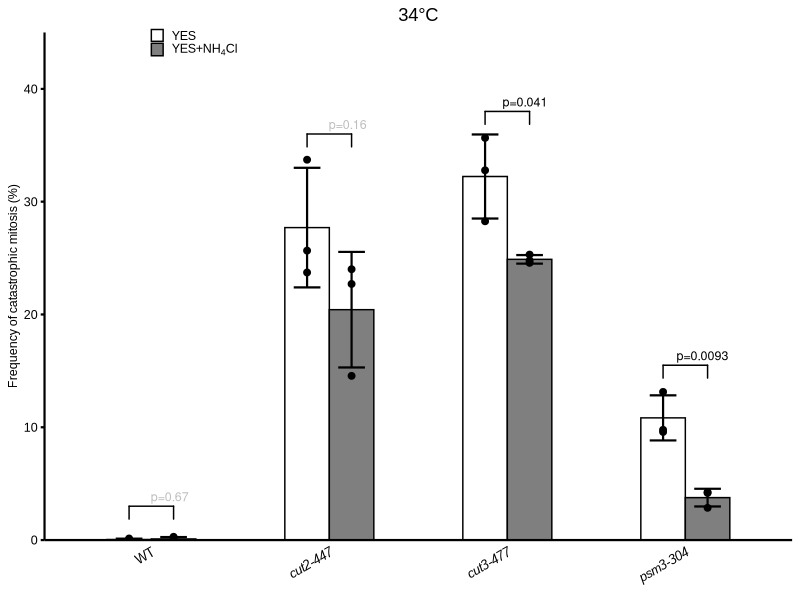
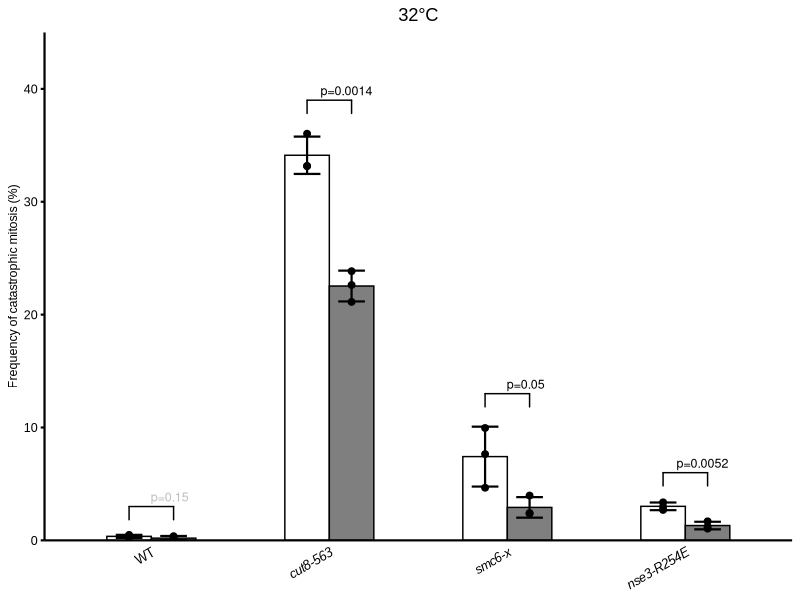
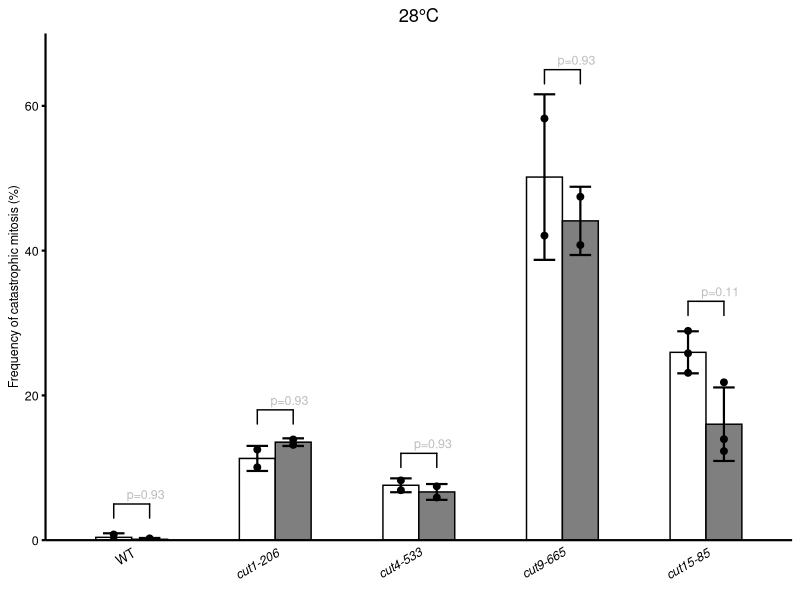
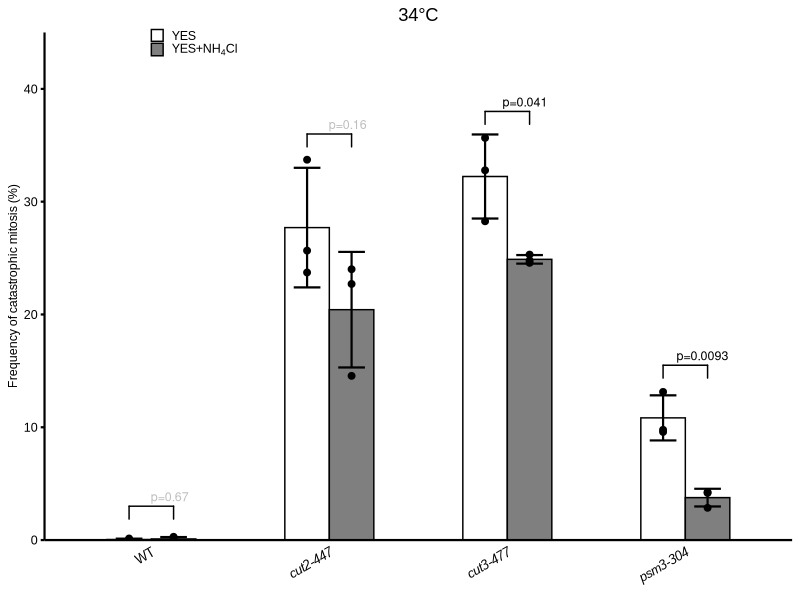
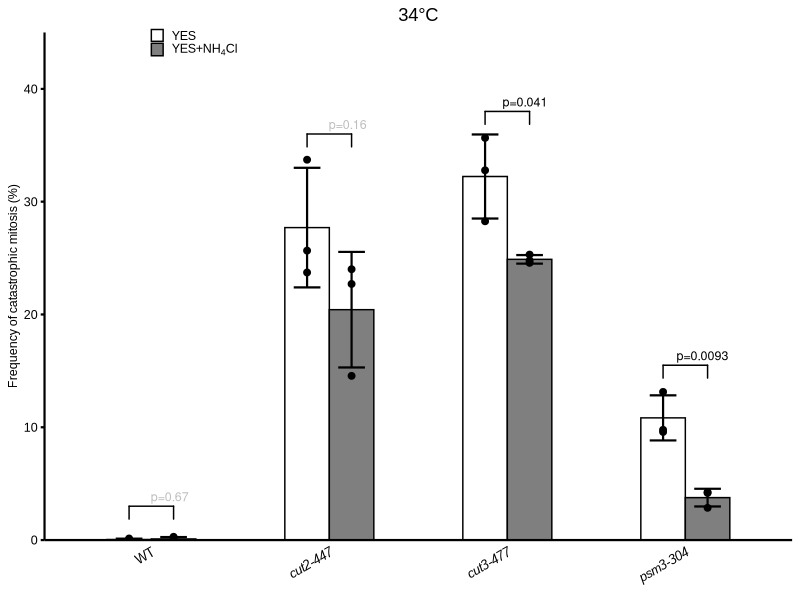
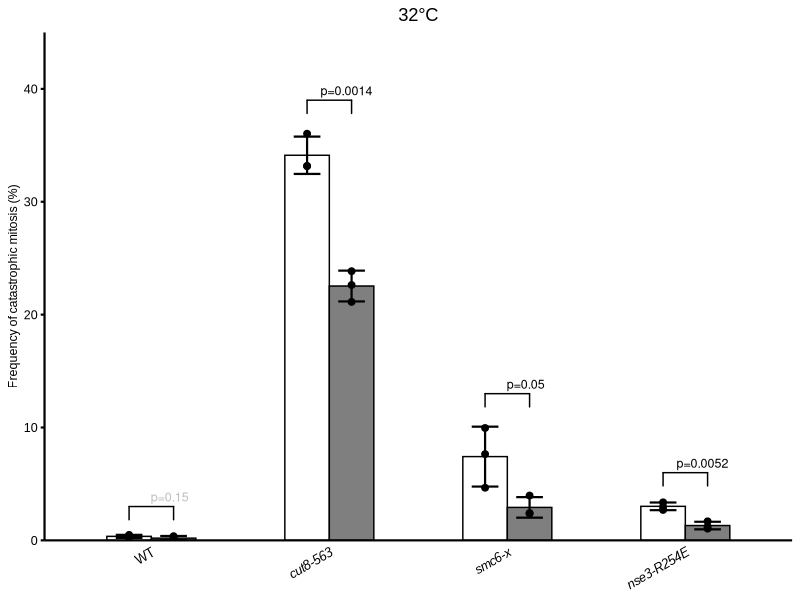
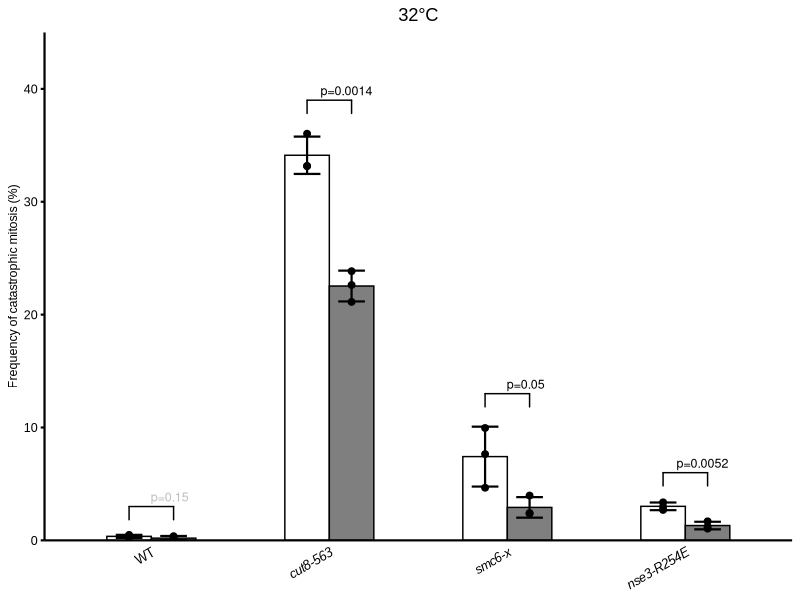
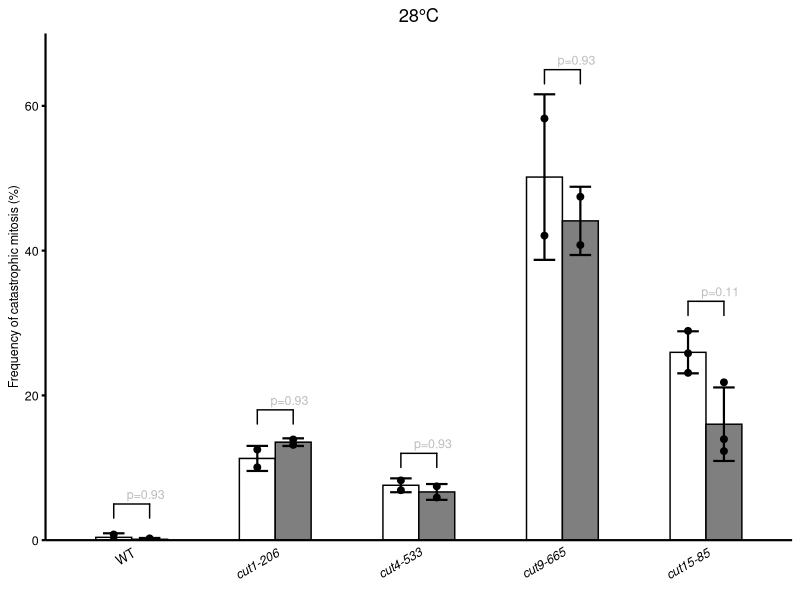

R code for these plots, in order:
library(ggplot2)    #basic ggplot
library(ggpubr)     #provides plots and some statistics
library(ggtext)     #allows HTML-tags in text (element_markdown)
library(svglite)    #for saving images in svg format
library(broom)      #simplifies statistical data (tidy())
library(dplyr)      #df rows reordering (arrange)

setwd("/media/sf_Genomik-data/user_data/Zemlianski Viacheslav/Cut project/Manuscript/Fig6")

theme_set(theme_classic() + theme(text = element_text(family = "Arial")))

################################################################################
#Fig6A, 34C mutants rescue

Fig6A_data <- read.csv(file = "Fig6A_data.csv", header = TRUE) %>%              # loading raw data
  mutate(genotype = factor(genotype, levels = c("WT",
                                              "cut2-447",
                                              "cut3-477",
                                              "psm3-304"))) %>%
  arrange(genotype) %>%
  mutate(treatment = factor(treatment, levels = c("YES","YES-N"))) %>%
  mutate(cat_freq = cat_freq*100)                                               # converting into percentage

Fig6A_stats <- compare_means(cat_freq ~ treatment,                              # statistical tests
                             group.by = "genotype",
                             data = Fig6A_data,
                             method = "t.test",
                             alternative = "less",
                             var.equal = T,
                             p.adjust.method = "holm"
                             )

ggplot(data = Fig6A_data, aes(x = genotype, fill = treatment, y = cat_freq)) +  # plot initialization
  ggtitle("34\u00B0C") +                                                        # plot title
  geom_bar(position="dodge", stat="summary", fun = "mean", 
           na.rm = T, colour="black", width = 0.5) +
  scale_x_discrete(labels = c("WT", 
                              expression(italic("cut2-447")),
                              expression(italic("cut3-477")),
                              expression(italic("psm3-304"))
                              )) +
  scale_fill_manual(values = c("white", "gray50"),
                    labels = c("YES", 
                               expression("YES+NH"[4]*"Cl"))) +
  scale_y_continuous(expand=c(0, 0), limits=c(0, 45)) +
  ylab("Frequency of catastrophic mitosis (%)") +
  theme(plot.title = element_text(hjust = 0.5),                                 # plot title formatting
        axis.line = element_line(colour = "black", linewidth = 0.75),           # axes design
        axis.ticks.x = element_blank(),
        axis.title.x = element_blank(),
        axis.text.x = element_text(size = 9, colour = "black", 
                                   angle = 30, hjust = 1),
        axis.title.y = element_text(size = 9, colour = "black"),
        axis.text.y = element_text(size = 9, colour = "black"),
        axis.ticks.y = element_line(colour = "black", linewidth = 0.75),
        legend.position = c(0.2, 0.98),
        legend.title = element_blank(),
        legend.text = element_text(size = 9, colour = "black"),
        legend.text.align = 0,
        legend.key.height = unit(0.35, 'cm'),
        legend.key.width = unit(0.35, 'cm'),
        legend.background = element_blank(),
        plot.margin=unit(c(0.2, 0.2, 0.32, 0.2), "cm")                           # plot margins
  ) +
  geom_point(position=position_dodge(0.5), na.rm=T, show.legend=F, size=2) +    # adding individual points
  geom_errorbar(data = aggregate(cat_freq~genotype+treatment,                   # adding errorbars
                                 data = Fig6A_data, 
                                 FUN = function(Fig6A_data) 
                                   c(AVG = mean(Fig6A_data, na.rm=T),
                                     SD = sd(Fig6A_data, na.rm=T))), 
                aes(y = cat_freq[,"AVG"],
                    ymin = pmax(cat_freq[,"AVG"]-cat_freq[,"SD"], 0),
                    ymax = cat_freq[,"AVG"]+cat_freq[,"SD"]),
                position = position_dodge(0.5), width=0.3,
                colour="black", linewidth=0.75
  ) +
  geom_signif(xmin = seq(0.875, nrow(Fig6A_stats) - 0.125, 1),                  # adding statistics
              xmax = seq(1.125, nrow(Fig6A_stats) + 0.125, 1),
              y_position = c(3, 36, 38, 15.5),
              annotations = ""
  ) +
  geom_text(data = Fig6A_stats, 
            aes(x = seq(1, nrow(Fig6A_stats)), 
                y = c(3, 36, 38, 15.5), 
                vjust = -0.5, 
                hjust = 0.6,
                label = paste0("p=", signif(p.adj)), 
                fill = NULL), 
            position = position_nudge(0.125, 0),
            colour = symnum(Fig6A_stats$p.adj,
                            cutpoints = c(0, 0.05, Inf),
                            symbols = c("black", "gray")),
            size = 9/.pt)

ggsave("Fig6A.png", width = 8, height = 8, units = "cm", dpi = 600)             # saving the plot
ggsave("Fig6A.svg", width=8, height=8, units="cm", dpi=600, fix_text_size=F)



################################################################################
#Fig6B, 32C mutants rescue

Fig6B_data <- read.csv(file = "Fig6B_data.csv", header = TRUE) %>%              # loading raw data
  mutate(genotype = factor(genotype, levels = c("WT",
                                                "cut8-563",
                                                "smc6-x",
                                                "nse3-R254E"))) %>%
  arrange(genotype) %>%
  mutate(treatment = factor(treatment, levels = c("YES","YES-N"))) %>%
  mutate(cat_freq = cat_freq*100)                                               # converting into percentage

Fig6B_stats <- compare_means(cat_freq ~ treatment,                              # statistical tests
                             group.by = "genotype",
                             data = Fig6B_data,
                             method = "t.test",
                             alternative = "less",
                             var.equal = T,
                             p.adjust.method = "holm"
)

ggplot(data = Fig6B_data, aes(x = genotype, fill = treatment, y = cat_freq)) +  # plot initialization
  ggtitle("32\u00B0C") +                                                        # plot title
  geom_bar(position="dodge", stat="summary", fun = "mean", 
           na.rm = T, colour="black", width = 0.5) +
  scale_x_discrete(labels = c("WT", 
                              expression(italic("cut8-563")),
                              expression(italic("smc6-x")),
                              expression(italic("nse3-R254E"))
  )) +
  scale_fill_manual(values = c("white", "gray50"),
                    labels = c("YES", 
                               expression("YES+NH"[4]*"Cl"))) +
  scale_y_continuous(expand=c(0, 0), limits=c(0, 45)) +
  ylab("Frequency of catastrophic mitosis (%)") +
  theme(plot.title = element_text(hjust = 0.5),                                 # plot title formatting
        axis.line = element_line(colour = "black", linewidth = 0.75),           # axes design
        axis.ticks.x = element_blank(),
        axis.title.x = element_blank(),
        axis.text.x = element_text(size = 9, colour = "black", 
                                   angle = 30, hjust = 1),
        axis.title.y = element_text(size = 9, colour = "black"),
        axis.text.y = element_text(size = 9, colour = "black"),
        axis.ticks.y = element_line(colour = "black", linewidth = 0.75),
        legend.position = "none",
        plot.margin=unit(c(0.2, 0.2, 0.2, 0.2), "cm")                           # plot margins
  ) +
  geom_point(position=position_dodge(0.5), na.rm=T, show.legend=F, size=2) +    # adding individual points
  geom_errorbar(data = aggregate(cat_freq~genotype+treatment,                   # adding errorbars
                                 data = Fig6B_data, 
                                 FUN = function(Fig6B_data) 
                                   c(AVG = mean(Fig6B_data, na.rm=T),
                                     SD = sd(Fig6B_data, na.rm=T))), 
                aes(y = cat_freq[,"AVG"],
                    ymin = pmax(cat_freq[,"AVG"]-cat_freq[,"SD"], 0),
                    ymax = cat_freq[,"AVG"]+cat_freq[,"SD"]),
                position = position_dodge(0.5), width=0.3,
                colour="black", linewidth=0.75
  ) +
  geom_signif(xmin = seq(0.875, nrow(Fig6B_stats) - 0.125, 1),                  # adding statistics
              xmax = seq(1.125, nrow(Fig6B_stats) + 0.125, 1),
              y_position = c(3, 39, 13, 6),
              annotations = ""
  ) +
  geom_text(data = Fig6B_stats, 
            aes(x = seq(1, nrow(Fig6B_stats)), 
                y = c(3, 39, 13, 6), 
                vjust = -0.5, 
                hjust = 0.6,
                label = paste0("p=", signif(p.adj)), 
                fill = NULL), 
            position = position_nudge(0.125, 0),
            colour = symnum(Fig6B_stats$p.adj,
                            cutpoints = c(0, 0.05, Inf),
                            symbols = c("black", "gray")),
            size = 9/.pt)

ggsave("Fig6B.png", width = 8, height = 8, units = "cm", dpi = 600)             # saving the plot
ggsave("Fig6B.svg", width=8, height=8, units="cm", dpi=600, fix_text_size=F)



################################################################################
#Fig6C, 32C mutants rescue

Fig6C_data <- read.csv(file = "Fig6C_data.csv", header = TRUE) %>%              # loading raw data
  mutate(genotype = factor(genotype, levels = c("WT",
                                                "cut1-206",
                                                "cut4-533",
                                                "cut9-665",
                                                "cut15-85"))) %>%
  arrange(genotype) %>%
  mutate(treatment = factor(treatment, levels = c("YES","YES-N"))) %>%
  mutate(cat_freq = cat_freq*100)                                               # converting into percentage

Fig6C_stats <- compare_means(cat_freq ~ treatment,                              # statistical tests
                             group.by = "genotype",
                             data = Fig6C_data,
                             method = "t.test",
                             alternative = "less",
                             var.equal = T,
                             p.adjust.method = "holm"
)

ggplot(data = Fig6C_data, aes(x = genotype, fill = treatment, y = cat_freq)) +  # plot initialization
  ggtitle("28\u00B0C") +                                                        # plot title
  geom_bar(position="dodge", stat="summary", fun = "mean", 
           na.rm = T, colour="black", width = 0.5) +
  scale_x_discrete(labels = c("WT", 
                              expression(italic("cut1-206")),
                              expression(italic("cut4-533")),
                              expression(italic("cut9-665")),
                              expression(italic("cut15-85"))
  )) +
  scale_fill_manual(values = c("white", "gray50"),
                    labels = c("YES", 
                               expression("YES+NH"[4]*"Cl"))) +
  scale_y_continuous(expand=c(0, 0), limits=c(0, 70)) +
  ylab("Frequency of catastrophic mitosis (%)") +
  theme_classic() +                                                             # removing background
  theme(plot.title = element_text(hjust = 0.5),                                 # plot title formatting
        axis.line = element_line(colour = "black", linewidth = 0.75),           # axes design
        axis.ticks.x = element_blank(),
        axis.title.x = element_blank(),
        axis.text.x = element_text(size = 9, colour = "black", 
                                   angle = 30, hjust = 1),
        axis.title.y = element_text(size = 9, colour = "black"),
        axis.text.y = element_text(size = 9, colour = "black"),
        axis.ticks.y = element_line(colour = "black", linewidth = 0.75),
        legend.position = "none",
        plot.margin=unit(c(0.2, 0.2, 0.45, 0.2), "cm")                          # plot margins
  ) +
  geom_point(position=position_dodge(0.5), na.rm=T, show.legend=F, size=2) +    # adding individual points
  geom_errorbar(data = aggregate(cat_freq~genotype+treatment,                   # adding errorbars
                                 data = Fig6C_data, 
                                 FUN = function(Fig6C_data) 
                                   c(AVG = mean(Fig6C_data, na.rm=T),
                                     SD = sd(Fig6C_data, na.rm=T))), 
                aes(y = cat_freq[,"AVG"],
                    ymin = pmax(cat_freq[,"AVG"]-cat_freq[,"SD"], 0),
                    ymax = cat_freq[,"AVG"]+cat_freq[,"SD"]),
                position = position_dodge(0.5), width=0.3,
                colour="black", linewidth=0.75
  ) +
  geom_signif(xmin = seq(0.875, nrow(Fig6C_stats) - 0.125, 1),                  # adding statistics
              xmax = seq(1.125, nrow(Fig6C_stats) + 0.125, 1),
              y_position = c(5, 18, 12, 65, 33),
              annotations = ""
  ) +
  geom_text(data = Fig6C_stats, 
            aes(x = seq(1, nrow(Fig6C_stats)), 
                y = c(5, 18, 12, 65, 33), 
                vjust = -0.5, 
                hjust = 0.6,
                label = paste0("p=", signif(p.adj)), 
                fill = NULL), 
            position = position_nudge(0.125, 0),
            colour = symnum(Fig6C_stats$p.adj,
                            cutpoints = c(0, 0.05, Inf),
                            symbols = c("black", "gray")),
            size = 9/.pt)

ggsave("Fig6C.png", width = 9.5, height = 8, units = "cm", dpi = 600)           # saving the plot
ggsave("Fig6C.svg", width=9.5, height=8, units="cm", dpi=600, fix_text_size=F)
